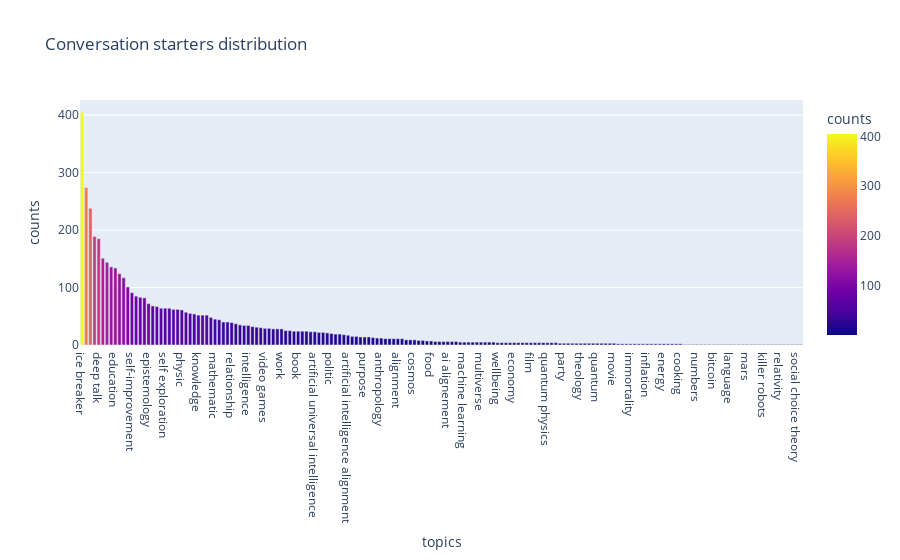

Notebook source saved alongside this figure:
### Code cell
new_df = pd.Series([item for sublist in df.topics for item in sublist]).value_counts().rename_axis('topics').reset_index(name='counts')
fig = px.bar(new_df, x="topics", y="counts", color="counts", title="Conversation starters distribution")
fig.show()

### Figure 1 — Plotly figure (JSON) as saved in the notebook; plotly's stock layout.template omitted (floating-point values rounded to 4 significant figures; data arrays with more than 128 entries replaced by an {"elided": "..."} marker saying what was removed)
{"data": [{"alignmentgroup": "True", "hovertemplate": "topics=%{x}<br>counts=%{marker.color}<extra></extra>", "legendgroup": "", "marker": {"color": {"elided": "174 int values"}, "coloraxis": "coloraxis", "pattern": {"shape": ""}}, "name": "", "offsetgroup": "", "orientation": "v", "showlegend": false, "textposition": "auto", "type": "bar", "x": {"elided": "174 str values"}, "xaxis": "x", "y": {"elided": "174 int values"}, "yaxis": "y"}], "layout": {"barmode": "relative", "coloraxis": {"colorbar": {"title": {"text": "counts"}}, "colorscale": [[0, "#0d0887"], [0.1111, "#46039f"], [0.2222, "#7201a8"], [0.3333, "#9c179e"], [0.4444, "#bd3786"], [0.5556, "#d8576b"], [0.6667, "#ed7953"], [0.7778, "#fb9f3a"], [0.8889, "#fdca26"], [1, "#f0f921"]]}, "legend": {"tracegroupgap": 0}, "title": {"text": "Conversation starters distribution"}, "xaxis": {"anchor": "y", "domain": [0, 1], "title": {"text": "topics"}}, "yaxis": {"anchor": "x", "domain": [0, 1], "title": {"text": "counts"}}}}
